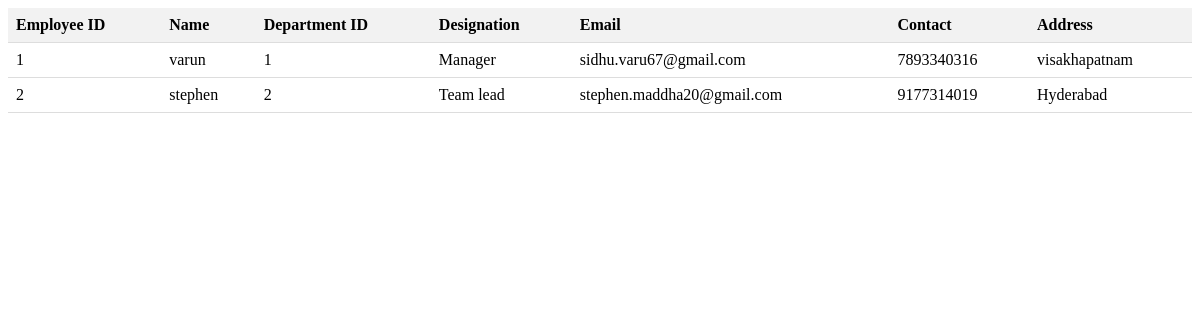
Page /show-employees on the committed database.
### tables this page shows
CREATE TABLE employee_details(eid int,ename varchar(20),dptid int,designation varchar(20),email varchar(20),contact int,address varchar(20));

### app.py (the view)
@app.route('/show-employees',methods = ['GET','POST'])
def show_employees():
    emp = Employee()
    data = emp.show_employees()
    return render_template('showemployees.html',employees = data)

### empdetails.py (called while the page is built)
    def show_employees(self):
        conn = sqlite3.connect('pms.db')
        cur = conn.cursor()
        cur.execute("SELECT * FROM EMPLOYEE_DETAILS")
        data = []
        for i in cur.fetchall():
            context = {}
            context['eid'] = i[0]
            context['ename'] = i[1]
            context['dptid'] = i[2]
            context['designation'] = i[3]
            context['email'] = i[4]
            context['contact'] = i[5]
            context['address'] = i[6]
            data.append(context)
        return data

### templates/showemployees.html (shortened to what this page needs)
<!DOCTYPE html>
<html>
<head>
</head>
<body>
    <table>
        <thead>
            <tr>
                <th>Employee ID</th>
                <th>Name</th>
                <th>Department ID</th>
                <th>Designation</th>
                <th>Email</th>
                <th>Contact</th>
                <th>Address</th>
            </tr>
        </thead>
        <tbody>
            {% for employee in employees %}
                <tr>
                    <td>{{ employee.eid }}</td>
                    <td>{{ employee.ename }}</td>
                    <td>{{ employee.dptid }}</td>
                    <td>{{ employee.designation }}</td>
                    <td>{{ employee.email }}</td>
                    <td>{{ employee.contact }}</td>
                    <td>{{ employee.address }}</td>
                </tr>
            {% endfor %}
        </tbody>
    </table>
</body>
</html>

### templates/showemployees.html (style rules this page uses)
table { border-collapse: collapse; width: 100%; }
th, td { padding: 8px; text-align: left; border-bottom: 1px solid #ddd; }
th { background-color: #f2f2f2; }

### rows in the picture
employee_details: eid "1", ename "varun", dptid "1", designation "Manager", email "sidhu.varu67@gmail.com", contact "7893340316", address "visakhapatnam"
employee_details: eid "2", ename "stephen", dptid "2", designation "Team lead", email "stephen.maddha20@gmail.com", contact "9177314019", address "Hyderabad"
